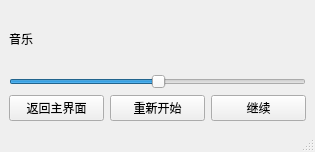
<?xml version="1.0" encoding="UTF-8"?>
<ui version="4.0">
 <class>pose</class>
 <widget class="QMainWindow" name="pose">
  <property name="geometry">
   <rect>
    <x>0</x>
    <y>0</y>
    <width>315</width>
    <height>152</height>
   </rect>
  </property>
  <property name="windowTitle">
   <string>MainWindow</string>
  </property>
  <widget class="QWidget" name="centralwidget">
   <layout class="QGridLayout" name="gridLayout">
    <item row="3" column="0">
     <widget class="QPushButton" name="pushButton">
      <property name="text">
       <string>返回主界面</string>
      </property>
     </widget>
    </item>
    <item row="3" column="1">
     <widget class="QPushButton" name="returnstart">
      <property name="text">
       <string>重新开始</string>
      </property>
     </widget>
    </item>
    <item row="0" column="0" colspan="2">
     <widget class="QLabel" name="label_2">
      <property name="text">
       <string>音乐</string>
      </property>
     </widget>
    </item>
    <item row="1" column="0" colspan="3">
     <widget class="QSlider" name="horizontalSlider_2">
      <property name="value">
       <number>50</number>
      </property>
      <property name="orientation">
       <enum>Qt::Horizontal</enum>
      </property>
     </widget>
    </item>
    <item row="3" column="2">
     <widget class="QPushButton" name="pushButton_3">
      <property name="text">
       <string>继续</string>
      </property>
     </widget>
    </item>
   </layout>
  </widget>
  <widget class="QMenuBar" name="menubar">
   <property name="geometry">
    <rect>
     <x>0</x>
     <y>0</y>
     <width>315</width>
     <height>26</height>
    </rect>
   </property>
  </widget>
  <widget class="QStatusBar" name="statusbar"/>
 </widget>
 <resources/>
 <connections/>
</ui>
